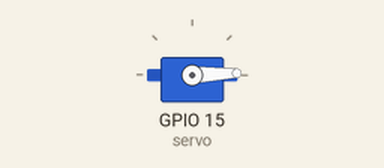
Bench run of a program on a simulated ESP32 board running MicroPython. On the bench: servo. Servo angles are drawn from the pulse width (0.5 ms = 0°, 2.5 ms = 180°).

Above: at 1.05 s.
At 2.3 s:
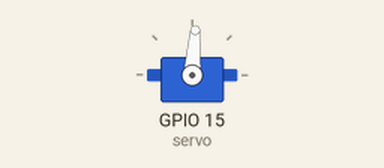
At 3.6 s:
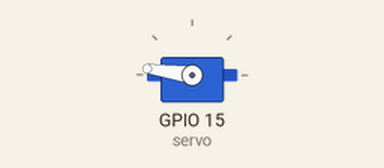
At 6.2 s:
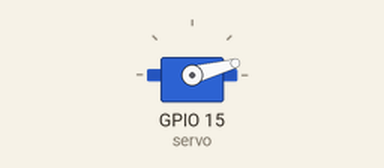
Timing chart, 0 to 8.0 s (numbered marks = the images above):
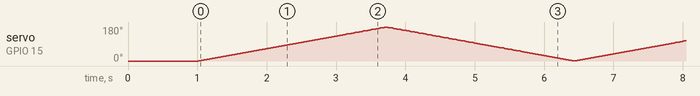

The program:

ServoMotor_01.py
```python
# 引入自定義的 Servo 模組和時間相關模組
from myservo import Servo  # 從 myservo 模組引入 Servo 類
import time  # 用於時間相關操作

# 初始化伺服機物件，並設置伺服機的控制引腳
servo = Servo(15)  # 使用 GPIO 15 作為伺服機的控制引腳

# 設置伺服機角度為 0 度
servo.ServoAngle(0)  # 將伺服機設置為 0 度
time.sleep_ms(1000)  # 暫停 1 秒

# 使用 try-except 以防止意外發生
try:
    # 無限迴圈，讓伺服機來回旋轉
    while True:
        # 讓伺服機從 0 度旋轉到 180 度
        for i in range(0, 180, 1):  # 以 1 度為步進，從 0 度旋轉到 180 度
            servo.ServoAngle(i)  # 設置伺服機的角度
            time.sleep_ms(15)  # 每個步進之間等待 15 毫秒
        # 讓伺服機從 180 度旋轉回 0 度
        for i in range(180, 0, -1):  # 以 1 度為步進，從 180 度旋轉回 0 度
            servo.ServoAngle(i)  # 設置伺服機的角度
            time.sleep_ms(15)  # 每個步進之間等待 15 毫秒
except:  # 捕捉所有異常
    servo.deinit()  # 如果發生異常，停用伺服機
```

myservo.py
```python
# 引入 MicroPython 中的 Pin 和 PWM 模組
from machine import Pin, PWM  # 用於控制 GPIO 和 PWM

# 定義 Servo 類，用於控制伺服馬達
class Servo(object):
    def __init__(self, pin: int = 15, hz: int = 50):
        self._servo = PWM(Pin(pin))  # 初始化 PWM 在指定的引腳上
        self._servo.freq(hz)  # 設定 PWM 頻率為 50 Hz

    # 設定伺服馬達的占空比
    def ServoDuty(self, duty):
        # 確保占空比在 1638 和 8190 之間
        if duty <= 1638:
            duty = 1638
        if duty >= 8190:
            duty = 8190
        self._servo.duty_u16(duty)  # 設定占空比

    # 設定伺服馬達的角度
    def ServoAngle(self, pos):
        # 確保角度在 0 和 180 之間
        if pos <= 0:
            pos = 0
        if pos >= 180:
            pos = 180
        pos_buffer = (pos / 180) * 6552  # 角度轉換為占空比
        self._servo.duty_u16(int(pos_buffer) + 1638)  # 設定占空比

    # 設定伺服馬達的脈衝時間
    def ServoTime(self, us):
        # 確保脈衝時間在 500 和 2500 微秒之間
        if us <= 500:
            us = 500
        if us >= 2500:
            us = 2500
        pos_buffer = (us / 1000) * 3276  # 將脈衝時間轉換為占空比
        self._servo.duty_u16(int(pos_buffer))  # 設定占空比

    # 停用伺服馬達
    def deinit(self):
        self._servo.deinit()  # 停用 PWM
```
